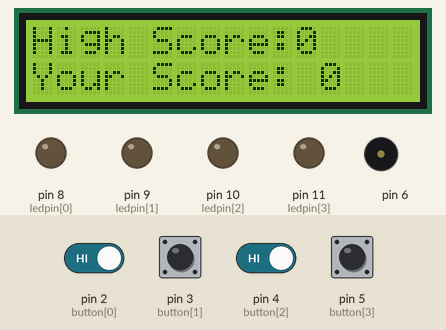
Recording of a sketch running on a simulated Arduino Uno, built with avr-gcc and run on an emulated ATmega328P. Parts: 16×2 character LCD, output pins drawn as LEDs (lit = HIGH), buzzer (waves = sounding). The inputs (shaded band) are chosen by the test bench; at power-on: pin 2 (button[0]), pin 3 (button[1]), pin 4 (button[2]), pin 5 (button[3]) HIGH. Random numbers use the default seed unless the sketch sets one; what the sketch prints to the serial monitor is not drawn.

Above: at 8.0 s.
8.1 s: pin 3 (button[1]) pulled LOW for 1 s
At 11.2 s:
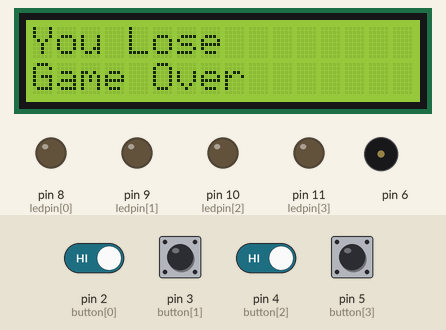
11.3 s: pin 2 (button[0]) driven LOW and pin 4 (button[2]) driven LOW
At 14.1 s:
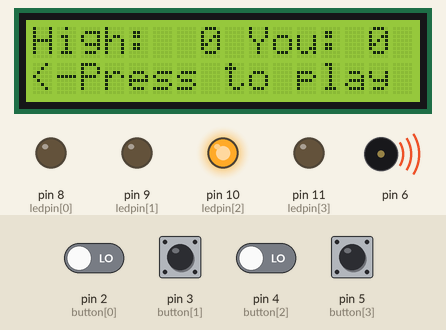
14.3 s: pin 2 (button[0]) driven HIGH and pin 4 (button[2]) driven HIGH
17.3 s: pin 2 (button[0]) driven LOW
At 19.8 s:
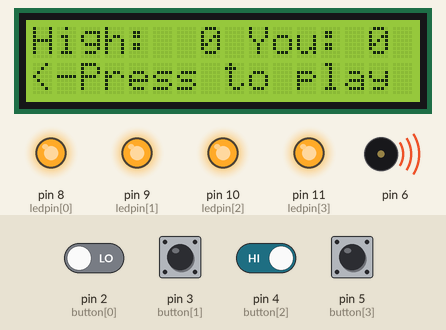
20.3 s: pin 2 (button[0]) driven HIGH
23.3 s: pin 5 (button[3]) pulled LOW for 0.2 s
At 25.16 s:
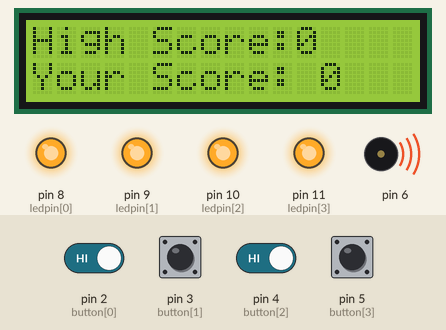
Timing chart, 0 to 27.5 s (numbered marks = the images above; inputs shaded):
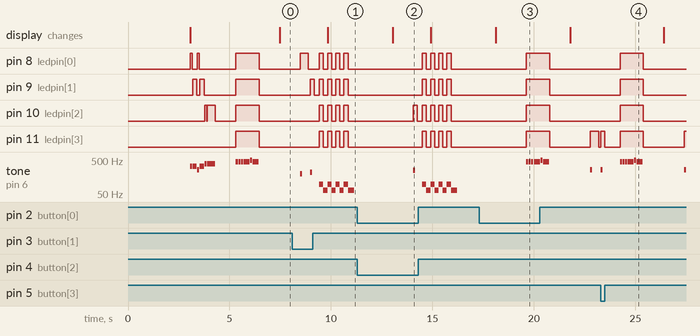

Measured:
- after the input at 8.1 s, pin 9 (ledpin[1]): alternates HIGH for 0.20 s and LOW for 0.20 s, starting after 0.88 s; pin 10 (ledpin[2]), pin 11 (ledpin[3]): alternates HIGH for 0.20 s and LOW for 0.20 s, starting after 1.3 s; the display: changes after 1.7 s (image 1)
- after the input at 11.3 s, tone on pin 6: silent → 247 Hz after 2.8 s, → silent 0.10 s later
- after the input at 17.3 s, tone on pin 6: alternates 440 Hz for 0.10 s and silent for 0.03 s, starting after 2.3 s
- after the input at 23.3 s, pin 8 (ledpin[0]), pin 9 (ledpin[1]): LOW → HIGH after 0.95 s, → LOW 1.2 s later
- by itself, tone on pin 6: plays 196 Hz for 0.10 s, 220 Hz for 0.10 s, 98 Hz for 0.20 s, 65 Hz for 0.20 s, 98 Hz for 0.20 s, 65 Hz for 0.20 s … (10 notes in this stretch)

The sketch:

ExtraHomework4.ino
```cpp
#include <Wire.h>
#include <LiquidCrystal.h>
#include<Tone.h>

LiquidCrystal   lcd( A0, A1, A2, A3, A4, A5);
Tone speakerpin;
int starttune[] = {NOTE_E4,   NOTE_E4, NOTE_C4, NOTE_E4, NOTE_G4, NOTE_G4};
int duration2[] = {100, 200, 100,   200, 100, 400};
int note[] = {NOTE_A4, NOTE_A4, NOTE_A4, NOTE_A4, NOTE_B4, NOTE_A4};
int duration[] = {100, 100, 100, 300, 100, 300};
int button[] = {2, 3, 4, 5}; //The four button input pins
int ledpin[] = {8, 9, 10, 11};  // LED pins
int turn   = 0;  // turn counter
int buttonstate = 0;  // button state checker
int randomArray[50];
int inputArray[50];
int highscore = 0;
int MyScore;

void setup()
{
Serial.begin(9600);
lcd.begin(16,2);

lcd.setCursor(0,0);
lcd.print("Memory Game");
lcd.setCursor(0,1);
lcd.print("Simon Says");
delay(3000);
lcd.clear();

 lcd.setCursor(0, 1);
 lcd.print("Your Score: 0");
 lcd.setCursor(0, 0);
 lcd.print("High Score: 0");
  Serial.begin(9600);
  speakerpin.begin(6); // speaker is on pin 6

  for(int i=0; i<4; i++)  //   LED pins are outputs
  {
    pinMode(ledpin[i], OUTPUT);
  }

   for(int i=0; i<4; i++)
  {
    pinMode(button[i],INPUT);
    digitalWrite(button[i],   HIGH);
  }

  randomSeed(analogRead(0));
  for (int thisNote = 0; thisNote < 6; thisNote ++) {

     speakerpin.play(starttune[thisNote]);

     if (thisNote == 0 || thisNote == 2)
     {
       digitalWrite(ledpin[0],   HIGH);
     }
     if (thisNote == 1 || thisNote == 3 )
     {
       digitalWrite(ledpin[1],   HIGH);
     }
     if (thisNote == 4 || thisNote == 5)
     {
       digitalWrite(ledpin[2],   HIGH);
     }
     if (thisNote == 6)
     {
       digitalWrite(ledpin[3],   HIGH);
     }
     delay(duration2[thisNote]);

     speakerpin.stop();
     digitalWrite(ledpin[0], LOW);
     digitalWrite(ledpin[1], LOW);
     digitalWrite(ledpin[2], LOW);
     digitalWrite(ledpin[3], LOW);
     delay(25);
    }
  delay(1000);
}

void loop()
{
  for (int i=0; i<=2; i++)
  {

    digitalWrite(ledpin[0], HIGH);
    digitalWrite(ledpin[1], HIGH);
    digitalWrite(ledpin[2], HIGH);
    digitalWrite(ledpin[3], HIGH);
    for (int thisNote = 0; thisNote < 6; thisNote ++) {
     speakerpin.play(note[thisNote]);
     delay(duration[thisNote]);
     speakerpin.stop();
     delay(25);
    }

    digitalWrite(ledpin[0], LOW);
    digitalWrite(ledpin[1], LOW);
    digitalWrite(ledpin[2], LOW);
    digitalWrite(ledpin[3], LOW);
    delay(1000);
    for (int i = turn; i <= turn; i++)
    {
      Serial.println("");
      Serial.print("Turn: ");
      Serial.print(i);
      Serial.println("");
      lcd.clear();
   MyScore=i;
 lcd.setCursor(0, 1);  //(Column,Row)
 lcd.print("Your Score:   ");
 lcd.setCursor(12, 1);
 lcd.print(MyScore);
 if(MyScore > highscore)   {
                            highscore = i;
                          }
 lcd.setCursor(0, 0);
 lcd.print("High Score:" + (String)(highscore));
 Serial.print(i);
 Serial.println("");
 delay(1000);
       randomArray[i] = random(1, 5);
      for (int j = 0; j <= turn; j++)
       {
        Serial.print(randomArray[j]);

        for(int y=0;   y<4; y++)
        {

          if (randomArray[j] == 1 && ledpin[y]   == 8)
          {
            digitalWrite(ledpin[y], HIGH);
            speakerpin.play(NOTE_G3,   100);
            delay(400);
            digitalWrite(ledpin[y], LOW);
             delay(100);
          }

          if (randomArray[j] == 2   && ledpin[y] == 9)
          {
            digitalWrite(ledpin[y], HIGH);
             speakerpin.play(NOTE_A3, 100);
            delay(400);
            digitalWrite(ledpin[y],   LOW);
            delay(100);
          }

          if (randomArray[j]   == 3 && ledpin[y] == 10)
          {
            digitalWrite(ledpin[y],   HIGH);
            speakerpin.play(NOTE_B3, 100);
            delay(400);
             digitalWrite(ledpin[y], LOW);
            delay(100);
          }

           if (randomArray[j] == 4 && ledpin[y] == 11)
          {
            digitalWrite(ledpin[y],   HIGH);
            speakerpin.play(NOTE_C4, 100);
            delay(400);
             digitalWrite(ledpin[y], LOW);
            delay(100);
          }
         }
      }
    }
    input();

  }
}

void input() {

  for (int x=0; x <= turn;)
  { //Statement   controlled by turn count

    for(int y=0; y<4; y++)
    {

       buttonstate = digitalRead(button[y]);

      if (buttonstate ==   LOW && button[y] == 2)
      {
        digitalWrite(ledpin[0], HIGH);
         speakerpin.play(NOTE_G3, 100);
        delay(200);
        digitalWrite(ledpin[0],   LOW);
        inputArray[x] = 1;
        delay(250);
        Serial.print("   ");
        Serial.print(1);
        if (inputArray[x] != randomArray[x])   {
          fail();
        }
         x++;
      }
       if (buttonstate == LOW && button[y] == 3)
       {
        digitalWrite(ledpin[1], HIGH);
        speakerpin.play(NOTE_A3,   100);
        delay(200);
        digitalWrite(ledpin[1], LOW);
        inputArray[x]   = 2;
        delay(250);
        Serial.print(" ");
        Serial.print(2);
         if (inputArray[x] != randomArray[x]) {
          fail();
        }
         x++;
      }

      if (buttonstate == LOW && button[y] == 4)
       {
        digitalWrite(ledpin[2], HIGH);
        speakerpin.play(NOTE_B3,   100);
        delay(200);
        digitalWrite(ledpin[2], LOW);
        inputArray[x]   = 3;
        delay(250);
        Serial.print(" ");
        Serial.print(3);
         if (inputArray[x] != randomArray[x]) {
          fail();
        }
         x++;
      }

      if (buttonstate == LOW && button[y] == 5)
       {
        digitalWrite(ledpin[3], HIGH);
        speakerpin.play(NOTE_C4,   100);
        delay(200);
        digitalWrite(ledpin[3], LOW);
        inputArray[x]   = 4;
        delay(250);
        Serial.print(" ");
        Serial.print(4);
         if (inputArray[x] != randomArray[x])
        {
          fail();
         }
        x++;
      }
    }
  }
  delay(500);
  turn++;
}

void fail() {

  for (int y=0; y<=3; y++)
  {

    digitalWrite(ledpin[0], HIGH);
    digitalWrite(ledpin[1], HIGH);
     digitalWrite(ledpin[2], HIGH);
    digitalWrite(ledpin[3], HIGH);
    speakerpin.play(NOTE_G2, 300);
    delay(200);
    digitalWrite(ledpin[0], LOW);
    digitalWrite(ledpin[1], LOW);
    digitalWrite(ledpin[2], LOW);
    digitalWrite(ledpin[3], LOW);
     speakerpin.play(NOTE_C2, 300);
    delay(200);
    lcd.clear();
 lcd.setCursor(0, 0);
 lcd.print("You Lose");
 lcd.setCursor(0, 1);
 lcd.print("Game Over");
 }
 delay(2000);
 lcd.clear();
 lcd.setCursor(0, 0);
 lcd.print("High:  " + (String) (highscore));


 lcd.setCursor(9, 0);
 lcd.print("You:   ");
 lcd.setCursor(14, 0);
 lcd.print(MyScore);

 lcd.setCursor(0,   1);
 lcd.print("<-Press to play again!");
 {

 while (digitalRead(button[0]) > 0 &&digitalRead(button[1]) > 0 && digitalRead(button[2]) > 0 && digitalRead(button[3]) > 0 ){
digitalWrite(ledpin[0], HIGH);
digitalWrite(ledpin[1], HIGH);
digitalWrite(ledpin[2], HIGH);
digitalWrite(ledpin[3], HIGH);
delay(100);
digitalWrite(ledpin[0], LOW);
digitalWrite(ledpin[1], LOW);
digitalWrite(ledpin[2], LOW);
digitalWrite(ledpin[3], LOW);
delay(100);
 }
 delay(1000);

  turn = -1;
}
}
```
